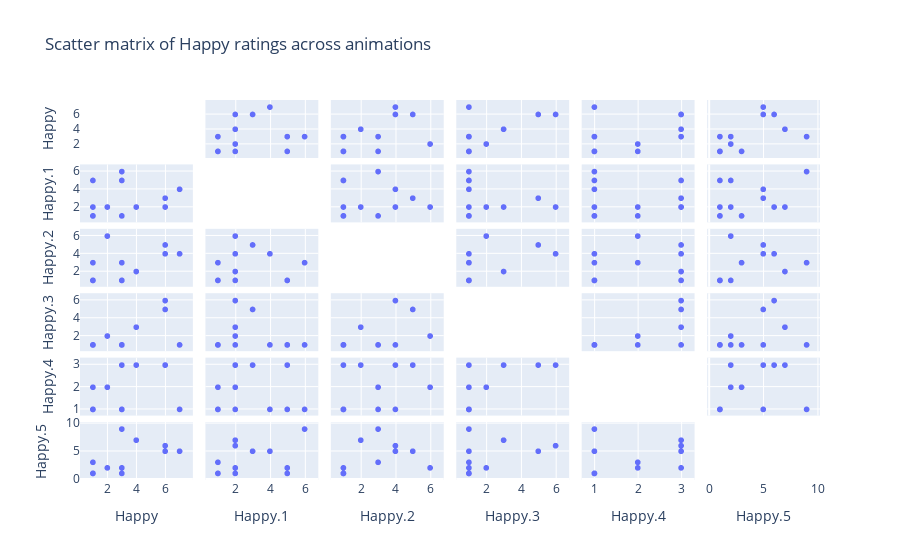

Write notebook code for a chart like this one.
### Markdown cell above
## Plot 2D planes
We now visualize two dimensions at once by projecting all the states into two dimensions only. You can double click on any state in the legend to isolate it in the plots.

### Code cell
df = px.data.iris()
fig = px.scatter_matrix(data,
    dimensions=["Happy", "Happy.1", "Happy.2", "Happy.3", "Happy.4", "Happy.5"],
    title="Scatter matrix of Happy ratings across animations",
    labels={col:col.replace('_', ' ') for col in df.columns}) # remove underscore
fig.update_traces(diagonal_visible=False)
fig.show()

### Figure 1 — Plotly figure (JSON) as saved in the notebook; plotly's stock layout.template omitted (floating-point values rounded to 4 significant figures)
{"data": [{"diagonal": {"visible": false}, "dimensions": [{"axis": {"matches": true}, "label": "Happy", "values": [1, 6, 1, 3, 7, 1, 2, 6, 1, 3, 4, 3]}, {"axis": {"matches": true}, "label": "Happy.1", "values": [2, 3, 5, 6, 4, 1, 2, 2, 1, 5, 2, 1]}, {"axis": {"matches": true}, "label": "Happy.2", "values": [1, 5, 1, 3, 4, 3, 6, 4, 1, 1, 2, 1]}, {"axis": {"matches": true}, "label": "Happy.3", "values": [1, 5, 1, 1, 1, 1, 2, 6, 1, 1, 3, 1]}, {"axis": {"matches": true}, "label": "Happy.4", "values": [1, 3, 1, 1, 1, 2, 2, 3, 1, 3, 3, 1]}, {"axis": {"matches": true}, "label": "Happy.5", "values": [1, 5, 1, 9, 5, 3, 2, 6, 1, 2, 7, 1]}], "hovertemplate": "%{xaxis.title.text}=%{x}<br>%{yaxis.title.text}=%{y}<extra></extra>", "legendgroup": "", "marker": {"color": "#636efa", "symbol": "circle"}, "name": "", "showlegend": false, "type": "splom"}], "layout": {"dragmode": "select", "legend": {"tracegroupgap": 0}, "title": {"text": "Scatter matrix of Happy ratings across animations"}}}
